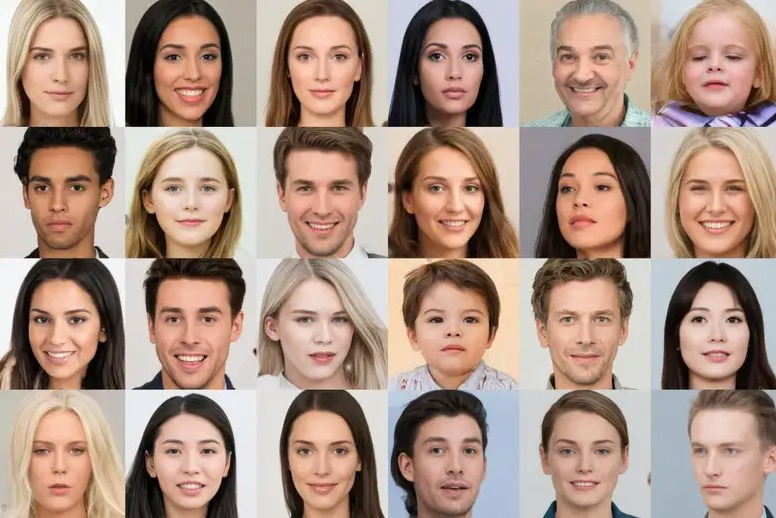
#> input picture resources/faces.jpeg, 776 x 518 px
$ python 22_Chapter_22.py
#> lines starting #> are read from the running program, lines starting #| are printed output that depends on the picture; after the words box and inside, x2 and y2 are one past the last pixel; in counts of white or black regions, pixels touching at a corner belong together
# Face Detection in images using OpenCV

import cv2 as cv

face_cascade = cv.CascadeClassifier('resources/haarcascade_frontalface_default.xml')


# Reading the image
img = cv.imread('resources/faces.jpeg')
#> img is the input picture: shape (518, 776, 3); mean B, G, R 131.3, 145.1, 170.5
# print(img.shape)

# Resizing the image
# img = cv.resize(img, (480, 640))
# print(img.shape)

gray_img = cv.cvtColor(img, cv.COLOR_BGR2GRAY)
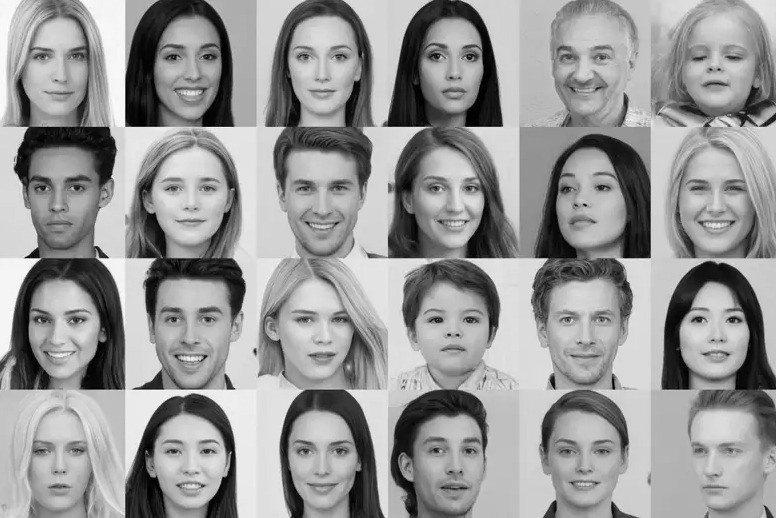
#> gray_img: shape (518, 776); min 0, max 255, mean 151.1

faces = face_cascade.detectMultiScale(gray_img, 1.1, 4)
#> faces = 24 rows, first 6: [279, 23, 86, 86], [412, 25, 83, 83], [16, 153, 89, 89], [17, 25, 85, 85], [409, 155, 86, 86], [19, 418, 83, 83]

# Draw the rectangle around each face
for (x, y, w, h) in faces:
    cv.rectangle(img, (x, y), (x+w, y+h), (255, 0, 0), 2)
#> this loop made 24 passes
#> (x, y, w, h) on passes 1 to 12: (279, 23, 86, 86), (412, 25, 83, 83), (16, 153, 89, 89), (17, 25, 85, 85), (409, 155, 86, 86), (19, 418, 83, 83), (146, 22, 87, 87), (670, 153, 92, 92), (541, 154, 90, 90), (672, 287, 87, 87), (17, 285, 89, 89), (535, 280, 100, 100)
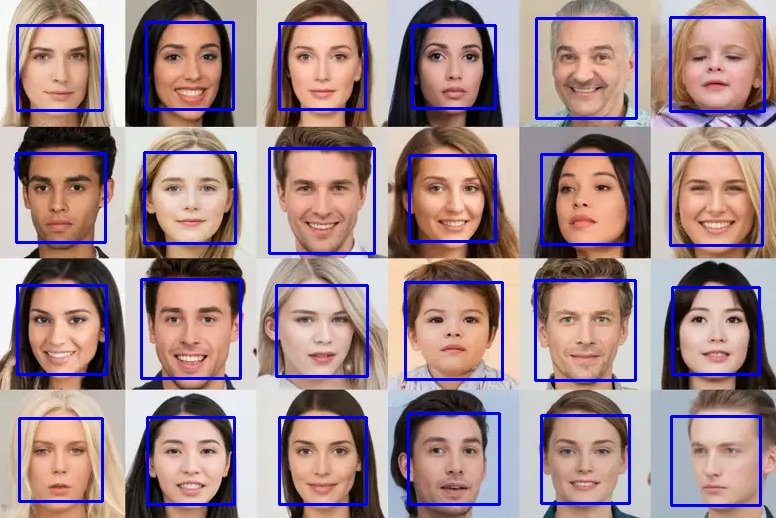
#> img: shape (518, 776, 3); 6.47% of pixels changed, all inside (x1, y1, x2, y2) = (15, 16, 766, 507)


cv.imshow('Images', img)
cv.waitKey(0)
cv.destroyAllWindows()

$ run again, with resources/img.jpg copied over resources/faces.jpeg
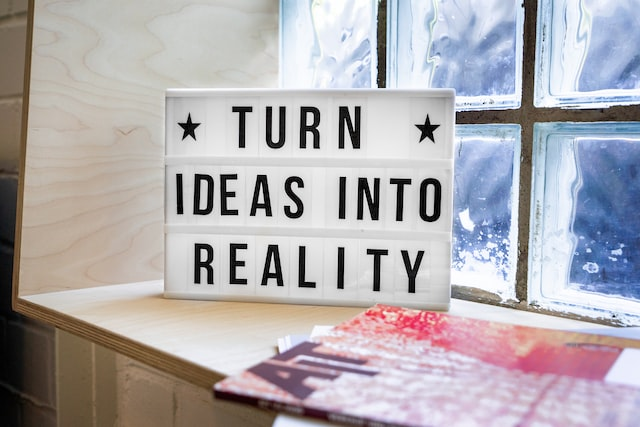
#> input picture resources/img.jpg, 640 x 427 px
#> img is the input picture: shape (427, 640, 3); mean B, G, R 175.4, 171.6, 176
#> `gray_img = cv.cvtColor(img, cv.COLOR_BGR2GRAY)`:
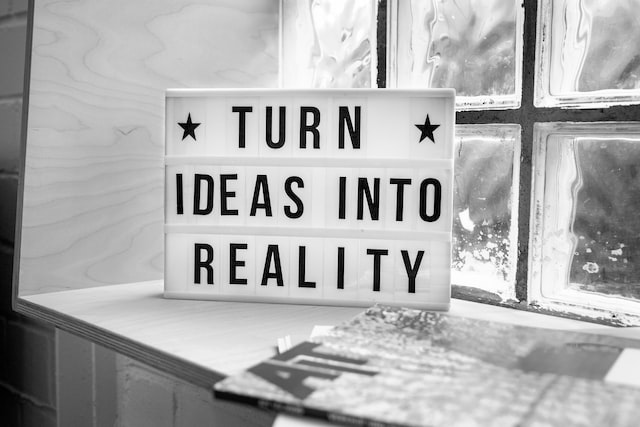
#> gray_img: shape (427, 640); min 0, max 255, mean 173.4
#> faces = ()

$ run again, with resources/masood.jpg copied over resources/faces.jpeg
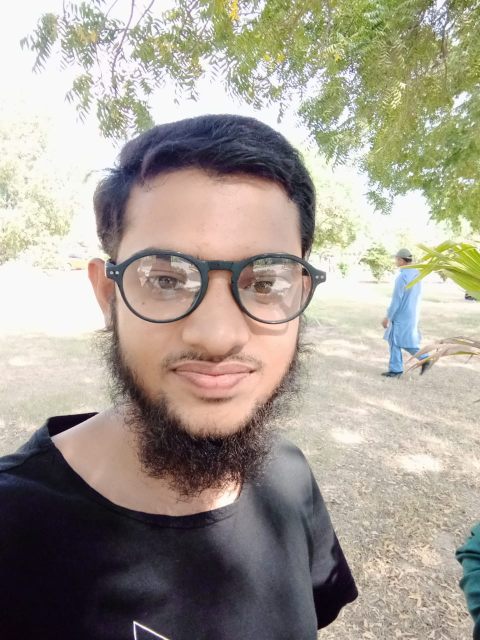
#> input picture resources/masood.jpg, 960 x 1280 px (shown at 1/2 size)
#> img is the input picture: shape (1280, 960, 3); mean B, G, R 146.4, 157.4, 164.5
#> `gray_img = cv.cvtColor(img, cv.COLOR_BGR2GRAY)`:
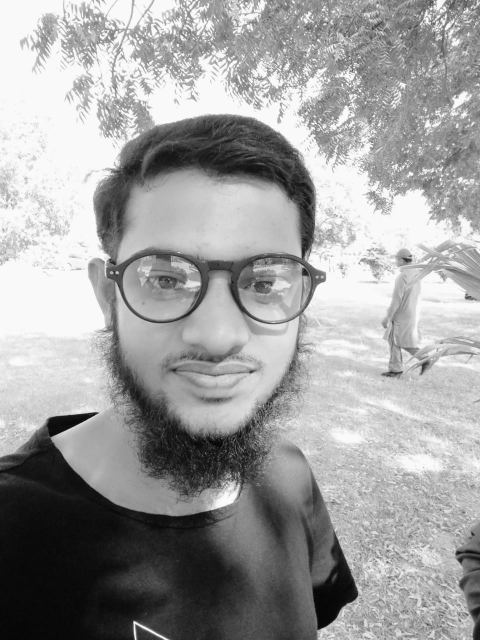
#> gray_img: shape (1280, 960) (shown at 1/2 size); min 2, max 255, mean 158.3
#> faces = [[486, 135, 57, 57], [147, 355, 527, 527]]
#> the loop `for (x, y, w, h) in faces:` made 2 passes
#> after the loop `for (x, y, w, h) in faces:`:
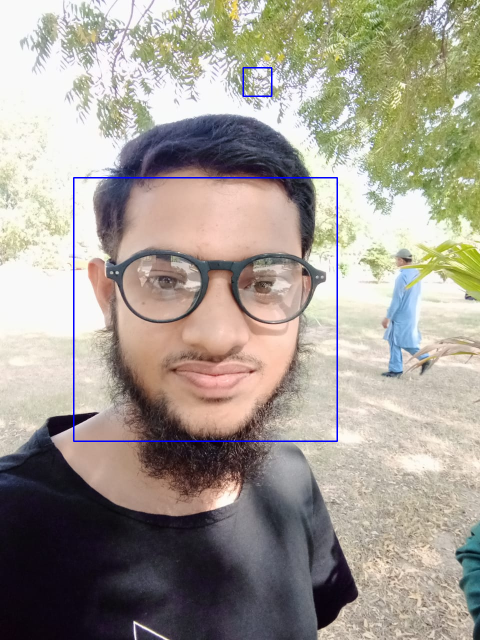
#> img: shape (1280, 960, 3) (shown at 1/2 size); 0.57% of pixels changed, all inside (x1, y1, x2, y2) = (146, 134, 676, 884)
